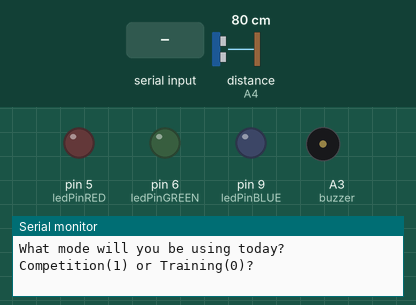
A sketch run on a simulated Arduino Uno, built with avr-gcc and run on an emulated ATmega328P. Parts: output pins drawn as LEDs (lit = HIGH), buzzer (waves = sounding, pin HIGH), the last lines printed to the serial monitor. The inputs (shaded band) are chosen by the test bench; at power-on: distance to the obstacle (sensor on A4) 80 cm. The echo pulse lasts 58.3 µs per cm; pins used as bus, display or sensor lines are not drawn.

Above: at 1.3 s.
1.4 s: "30,150,10\n" received over Serial
At 3.6 s:
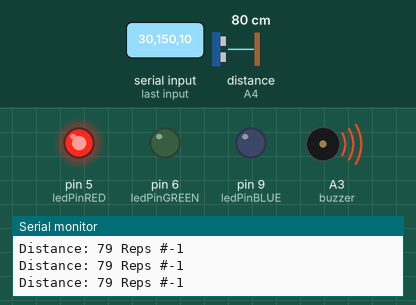
3.9 s: distance to the obstacle (sensor on A4) set to 150 cm
6.9 s: distance to the obstacle (sensor on A4) set to 157 cm
At 7.7 s:
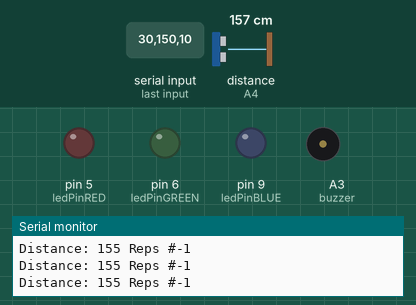
9.9 s: distance to the obstacle (sensor on A4) set to 120 cm
At 10.7 s:
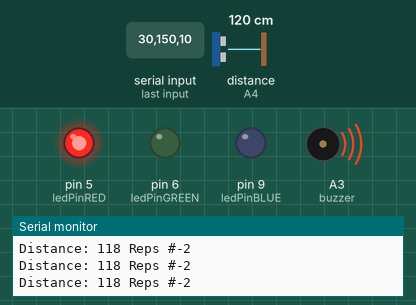
12.9 s: distance to the obstacle (sensor on A4) set to 250 cm
At 14.0 s:
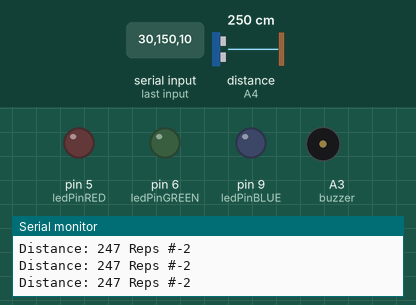
Timing chart, 0 to 15.9 s (numbered marks = the images above; inputs shaded):
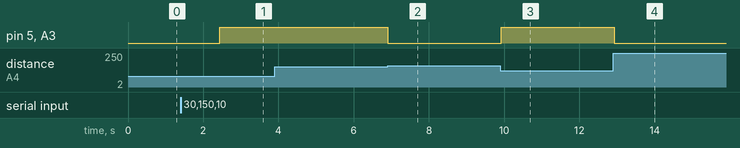

The sketch:

90cm_distance_reader_.ino
```cpp
// MAIN LOGIC FOR USING THE DEPTH RANGER

// defines pins numbers
  const int trigPin = A5;
  const int echoPin = A4;
  const int buzzer = A3;

  const int ledPinRED = 5;
  const int ledPinGREEN = 6;
  const int ledPinBLUE = 9;

   int parallel;
   int numReps;
   int redledState = 0;
   int lastredledState = 0;
   bool repIncrease = true;
   int trainingMode;

  unsigned long currentMillis;
  unsigned long TimeAboveParallel;
  unsigned long period; // the value is a number of milliseconds

  // defines variables
  long duration;
  int distance;
  int safetyDistance;

  //#define COMMON_ANODE

void setup() {
  pinMode(trigPin, OUTPUT); // Sets the trigPin as an Output
  pinMode(echoPin, INPUT); // Sets the echoPin as an Input
  pinMode(buzzer, OUTPUT);
//  pinMode(ledPinRED, OUTPUT);
//  pinMode(ledPinGREEN, OUTPUT);
//  pinMode(ledPinBLUE, OUTPUT);
  Serial.begin(9600); // Starts the serial communication
  while (! Serial);

  Serial.println("Thanks for using the DepthRanger!");
  Serial.println(" ");
  Serial.println("Lets calibrate your parallel. Place the DepthRanger on the barbell");

    if (parallel == NULL){

    }

  Serial.println("What mode will you be using today? Competition(1) or Training(0)?");

  TimeAboveParallel = millis(); //initial start time
}

void loop() {

  //If competition mode, count parallel but no indication during rep until after
  //If training mode, beep and LED indicator for parallel
  //When calibrating, determine lowest distance travelled than trial and error

   if (trainingMode == NULL){
      while (Serial.available() == 0){}
      trainingMode = Serial.parseInt();

    if (parallel == NULL){
      Serial.println("What is your parallel Height? ");
      while (Serial.available() == 0){}
      parallel = Serial.parseInt();

      if (period == NULL){
        Serial.println("How long will you be pausing?");
        while (Serial.available() == 0){}
        period = Serial.parseInt() * 1000;

        if (numReps == NULL){
          Serial.println("How many reps are you trying to hit?");
          while(Serial.available() == 0){}
          numReps = Serial.parseInt();
        }
      }
    }
  }

  //Competition Mode
  if (trainingMode == 1){
  }

  //Training Mode
  if (trainingMode == 0){
  }

  currentMillis = millis(); //get the current "time", actually the number of milliseconds since the program started)


  // Clears the trigPin
  digitalWrite(trigPin, LOW);
  delayMicroseconds(2);

  // Sets the trigPin on HIGH state for 10 micro seconds
  digitalWrite(trigPin, HIGH);
  delayMicroseconds(10);
  digitalWrite(trigPin, LOW);

  // Reads the echoPin, returns the sound wave travel time in microseconds
  duration = pulseIn(echoPin, HIGH);

  // Calculating the distance
  distance= duration*0.034/2;

  // Lets user know squat has reached parallel
  safetyDistance = distance;

  if (safetyDistance <= parallel){

    analogWrite(buzzer, 255);
    setColor(255, 0, 0);


  }
  else{
    analogWrite(buzzer, 0);
    setColor(0,0,0);

  }

  if (safetyDistance >= parallel){
    TimeAboveParallel = currentMillis;
  }

  // Lets user know when period seconds passed at parallel
  if (currentMillis - TimeAboveParallel >= period){

    //sets LED to WHITE
    setColor(255, 255, 255); //WHITE LED ON
    analogWrite(buzzer, 0);
  }
  // Prints the distance and reps on the Serial Monitor

  if (safetyDistance <= parallel){

    if (repIncrease == true){
      numReps --;
      repIncrease = false;

      if (numReps == 0){
        int i = 0;

        while (i < 3){
          //indicates end of set by beeping and flashing LED 3 times
          setColor(255, 0, 0); //RED ON
          analogWrite(buzzer, 255);
          delay(100);
          setColor(0, 0, 0); //RED OFF
          analogWrite(buzzer, 0);
          delay(100);
          i++;
        }
        Serial.println(" ");
        Serial.println("Nice job! Now how many reps?");
        while(Serial.available() == 0){}
        numReps = Serial.parseInt();
      }
    }
  }
  else if (safetyDistance > parallel + 2){
    repIncrease = true;
  }
  Serial.print("Distance: ");
  Serial.print(distance);
  Serial.print(" Reps #");
  Serial.println(numReps);
}

void setColor(int red, int green, int blue)
{
  #ifdef COMMON_ANODE
    red = 255 - red;
    green = 255 - green;
    blue = 255 - blue;
  #endif
  analogWrite(ledPinRED, red);
  analogWrite(ledPinGREEN, green);
  analogWrite(ledPinBLUE, blue);
}
```

Measured:
- the behaviour switches between 152 and 153 cm on distance to the obstacle (sensor on A4) (found by bisection; images 1 and 2)
- after the input at 1.4 s, pin 5 (ledPinRED), A3 (buzzer): LOW → HIGH after 1.0 s
- after the input at 6.9 s, pin 5 (ledPinRED), A3 (buzzer): HIGH → LOW at once
- after the input at 9.9 s, pin 5 (ledPinRED), A3 (buzzer): LOW → HIGH at once
- after the input at 12.9 s, pin 5 (ledPinRED), A3 (buzzer): HIGH → LOW at once
